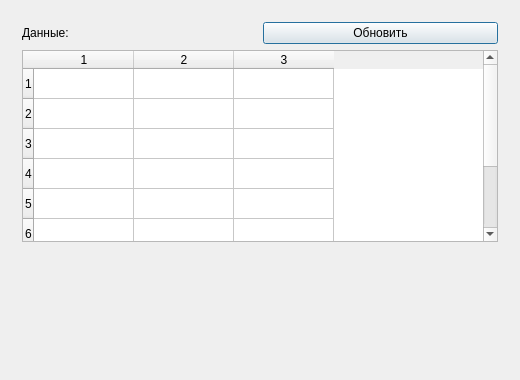
<?xml version="1.0" encoding="UTF-8"?>
<ui version="4.0"><class>Dialog</class><widget class="QDialog" name="Dialog"><property name="geometry"><rect><x>0</x><y>0</y><width>520</width><height>380</height></rect></property><property name="windowTitle"><string>#095 tables/180_in_grid</string></property><layout class="QVBoxLayout" name="verticalLayout"><property name="leftMargin"><number>11</number></property><property name="topMargin"><number>11</number></property><property name="rightMargin"><number>11</number></property><property name="bottomMargin"><number>11</number></property><property name="spacing"><number>6</number></property><item><layout class="QGridLayout" name="g"><property name="leftMargin"><number>11</number></property><property name="topMargin"><number>11</number></property><property name="rightMargin"><number>11</number></property><property name="bottomMargin"><number>11</number></property><property name="spacing"><number>6</number></property><item row="0" column="0"><widget class="QLabel" name="l1"><property name="text"><string>Данные:</string></property></widget></item><item row="0" column="1"><widget class="QPushButton" name="b1"><property name="text"><string>Обновить</string></property></widget></item><item row="1" column="0" colspan="2"><widget class="QTableWidget" name="table"><property name="rowCount"><number>8</number></property><property name="columnCount"><number>3</number></property></widget></item></layout></item><item><spacer name="verticalSpacer"><property name="orientation"><enum>Qt::Orientation::Vertical</enum></property><property name="sizeHint" stdset="0"><size><width>40</width><height>20</height></size></property></spacer></item></layout></widget></ui>
